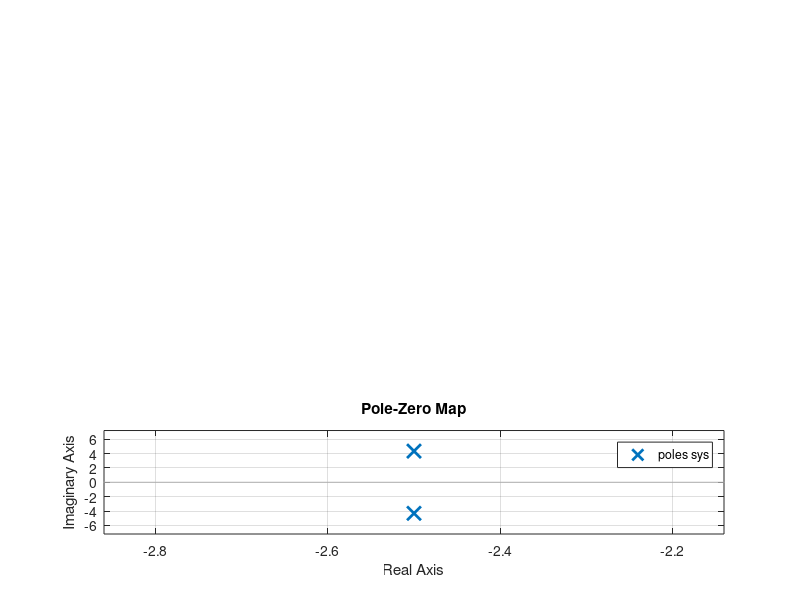

This chart was generated by the following MATLAB code:
% underdamped system
clear all
clc
sys = tf([25],[1 5 25])
subplot(3,1,1)
impulse(sys)
subplot(3,1,2)
step(sys)
subplot(3,1,3)
pzmap(sys)